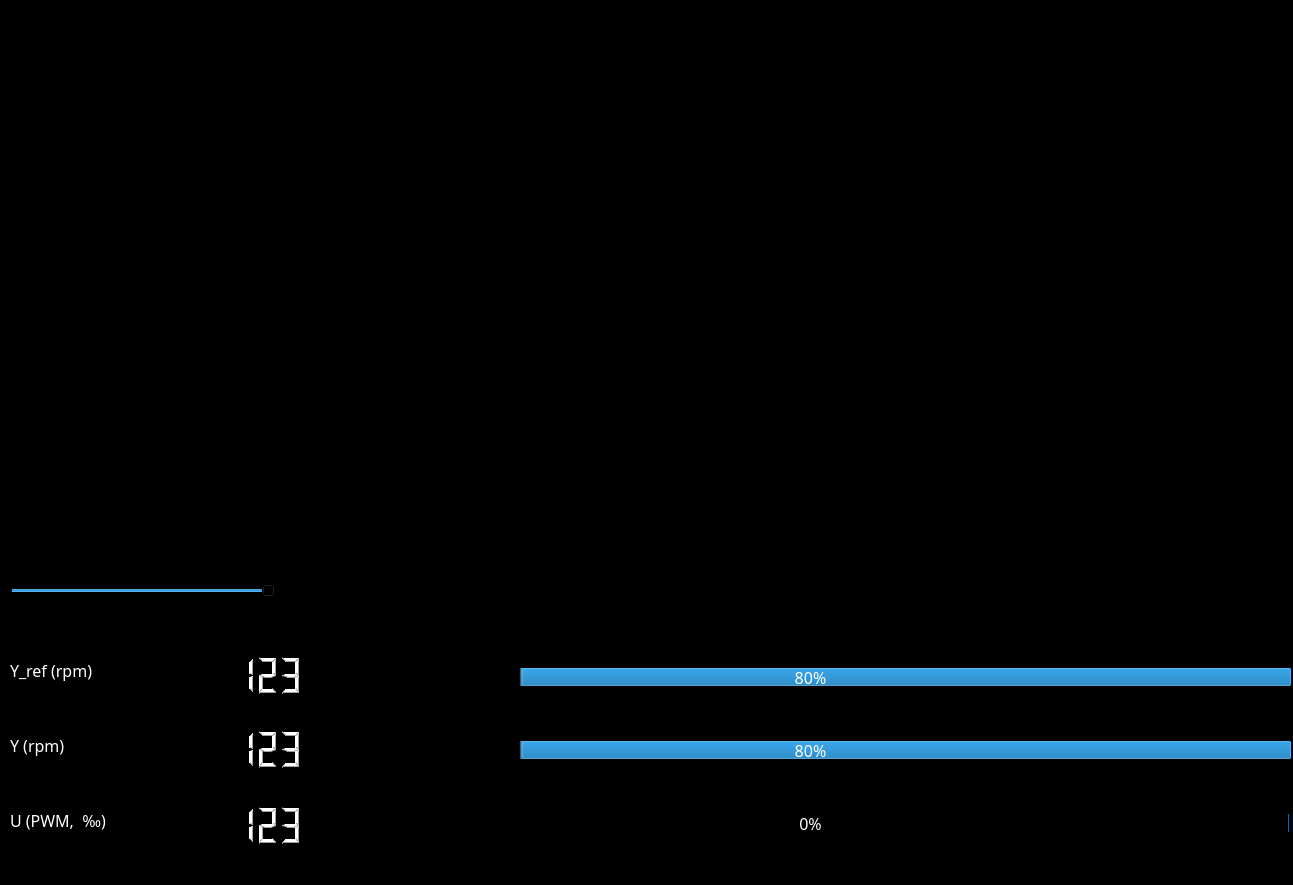
<?xml version="1.0" encoding="UTF-8"?>
<ui version="4.0">
 <class>MainWindow</class>
 <widget class="QMainWindow" name="MainWindow">
  <property name="geometry">
   <rect>
    <x>0</x>
    <y>0</y>
    <width>1293</width>
    <height>885</height>
   </rect>
  </property>
  <property name="windowTitle">
   <string>MainWindow</string>
  </property>
  <widget class="QWidget" name="centralwidget">
   <property name="styleSheet">
    <string notr="true">background-color: black;
color: white;
</string>
   </property>
   <widget class="QWidget" name="plot_widget" native="true">
    <property name="geometry">
     <rect>
      <x>0</x>
      <y>0</y>
      <width>1291</width>
      <height>571</height>
     </rect>
    </property>
   </widget>
   <widget class="QLabel" name="label_2">
    <property name="geometry">
     <rect>
      <x>10</x>
      <y>800</y>
      <width>120</width>
      <height>41</height>
     </rect>
    </property>
    <property name="minimumSize">
     <size>
      <width>120</width>
      <height>41</height>
     </size>
    </property>
    <property name="maximumSize">
     <size>
      <width>40</width>
      <height>120</height>
     </size>
    </property>
    <property name="font">
     <font>
      <family>Fira Code Medium</family>
      <pointsize>12</pointsize>
     </font>
    </property>
    <property name="lineWidth">
     <number>2</number>
    </property>
    <property name="text">
     <string>U (PWM,  ‰)</string>
    </property>
   </widget>
   <widget class="QLabel" name="label_3">
    <property name="geometry">
     <rect>
      <x>10</x>
      <y>650</y>
      <width>120</width>
      <height>41</height>
     </rect>
    </property>
    <property name="minimumSize">
     <size>
      <width>120</width>
      <height>41</height>
     </size>
    </property>
    <property name="maximumSize">
     <size>
      <width>40</width>
      <height>120</height>
     </size>
    </property>
    <property name="font">
     <font>
      <family>Fira Code Medium</family>
      <pointsize>12</pointsize>
     </font>
    </property>
    <property name="lineWidth">
     <number>2</number>
    </property>
    <property name="text">
     <string>Y_ref (rpm)</string>
    </property>
   </widget>
   <widget class="QLCDNumber" name="lcdNumber_3">
    <property name="geometry">
     <rect>
      <x>160</x>
      <y>800</y>
      <width>150</width>
      <height>50</height>
     </rect>
    </property>
    <property name="minimumSize">
     <size>
      <width>150</width>
      <height>50</height>
     </size>
    </property>
    <property name="maximumSize">
     <size>
      <width>16777215</width>
      <height>50</height>
     </size>
    </property>
    <property name="smallDecimalPoint">
     <bool>true</bool>
    </property>
    <property name="digitCount">
     <number>6</number>
    </property>
    <property name="value" stdset="0">
     <double>123.123000000000005</double>
    </property>
    <property name="intValue" stdset="0">
     <number>123</number>
    </property>
   </widget>
   <widget class="QLCDNumber" name="lcdNumber_1">
    <property name="geometry">
     <rect>
      <x>160</x>
      <y>650</y>
      <width>150</width>
      <height>50</height>
     </rect>
    </property>
    <property name="minimumSize">
     <size>
      <width>150</width>
      <height>50</height>
     </size>
    </property>
    <property name="maximumSize">
     <size>
      <width>16777215</width>
      <height>50</height>
     </size>
    </property>
    <property name="smallDecimalPoint">
     <bool>true</bool>
    </property>
    <property name="digitCount">
     <number>6</number>
    </property>
    <property name="value" stdset="0">
     <double>123.123000000000005</double>
    </property>
    <property name="intValue" stdset="0">
     <number>123</number>
    </property>
   </widget>
   <widget class="QSlider" name="horizontalSlider">
    <property name="geometry">
     <rect>
      <x>10</x>
      <y>580</y>
      <width>1271</width>
      <height>22</height>
     </rect>
    </property>
    <property name="minimumSize">
     <size>
      <width>100</width>
      <height>22</height>
     </size>
    </property>
    <property name="maximumSize">
     <size>
      <width>10000</width>
      <height>22</height>
     </size>
    </property>
    <property name="minimum">
     <number>50</number>
    </property>
    <property name="maximum">
     <number>300</number>
    </property>
    <property name="sliderPosition">
     <number>100</number>
    </property>
    <property name="orientation">
     <enum>Qt::Horizontal</enum>
    </property>
   </widget>
   <widget class="QWidget" name="">
    <property name="geometry">
     <rect>
      <x>330</x>
      <y>620</y>
      <width>961</width>
      <height>261</height>
     </rect>
    </property>
    <layout class="QVBoxLayout" name="verticalLayout_2">
     <item>
      <widget class="QProgressBar" name="progressBar">
       <property name="sizePolicy">
        <sizepolicy hsizetype="Fixed" vsizetype="Ignored">
         <horstretch>0</horstretch>
         <verstretch>0</verstretch>
        </sizepolicy>
       </property>
       <property name="minimumSize">
        <size>
         <width>0</width>
         <height>0</height>
        </size>
       </property>
       <property name="maximumSize">
        <size>
         <width>9999</width>
         <height>20</height>
        </size>
       </property>
       <property name="font">
        <font>
         <family>Fira Code</family>
         <pointsize>12</pointsize>
        </font>
       </property>
       <property name="minimum">
        <number>50</number>
       </property>
       <property name="maximum">
        <number>300</number>
       </property>
       <property name="value">
        <number>250</number>
       </property>
       <property name="alignment">
        <set>Qt::AlignBottom|Qt::AlignRight|Qt::AlignTrailing</set>
       </property>
       <property name="textVisible">
        <bool>true</bool>
       </property>
       <property name="orientation">
        <enum>Qt::Horizontal</enum>
       </property>
       <property name="invertedAppearance">
        <bool>true</bool>
       </property>
       <property name="textDirection">
        <enum>QProgressBar::TopToBottom</enum>
       </property>
       <property name="format">
        <string>%p%</string>
       </property>
      </widget>
     </item>
     <item>
      <widget class="QProgressBar" name="progressBar_2">
       <property name="sizePolicy">
        <sizepolicy hsizetype="Fixed" vsizetype="Ignored">
         <horstretch>0</horstretch>
         <verstretch>0</verstretch>
        </sizepolicy>
       </property>
       <property name="minimumSize">
        <size>
         <width>0</width>
         <height>0</height>
        </size>
       </property>
       <property name="maximumSize">
        <size>
         <width>9999</width>
         <height>20</height>
        </size>
       </property>
       <property name="font">
        <font>
         <family>Fira Code</family>
         <pointsize>12</pointsize>
        </font>
       </property>
       <property name="minimum">
        <number>50</number>
       </property>
       <property name="maximum">
        <number>300</number>
       </property>
       <property name="value">
        <number>250</number>
       </property>
       <property name="alignment">
        <set>Qt::AlignBottom|Qt::AlignRight|Qt::AlignTrailing</set>
       </property>
       <property name="textVisible">
        <bool>true</bool>
       </property>
       <property name="orientation">
        <enum>Qt::Horizontal</enum>
       </property>
       <property name="invertedAppearance">
        <bool>true</bool>
       </property>
       <property name="textDirection">
        <enum>QProgressBar::TopToBottom</enum>
       </property>
       <property name="format">
        <string>%p%</string>
       </property>
      </widget>
     </item>
     <item>
      <widget class="QProgressBar" name="progressBar_3">
       <property name="sizePolicy">
        <sizepolicy hsizetype="Fixed" vsizetype="Ignored">
         <horstretch>0</horstretch>
         <verstretch>0</verstretch>
        </sizepolicy>
       </property>
       <property name="minimumSize">
        <size>
         <width>0</width>
         <height>0</height>
        </size>
       </property>
       <property name="maximumSize">
        <size>
         <width>9999</width>
         <height>20</height>
        </size>
       </property>
       <property name="font">
        <font>
         <family>Fira Code</family>
         <pointsize>12</pointsize>
        </font>
       </property>
       <property name="minimum">
        <number>500</number>
       </property>
       <property name="maximum">
        <number>1000</number>
       </property>
       <property name="value">
        <number>500</number>
       </property>
       <property name="alignment">
        <set>Qt::AlignBottom|Qt::AlignRight|Qt::AlignTrailing</set>
       </property>
       <property name="textVisible">
        <bool>true</bool>
       </property>
       <property name="orientation">
        <enum>Qt::Horizontal</enum>
       </property>
       <property name="invertedAppearance">
        <bool>true</bool>
       </property>
       <property name="textDirection">
        <enum>QProgressBar::TopToBottom</enum>
       </property>
       <property name="format">
        <string>%p%</string>
       </property>
      </widget>
     </item>
    </layout>
   </widget>
   <widget class="QLabel" name="label">
    <property name="geometry">
     <rect>
      <x>10</x>
      <y>725</y>
      <width>120</width>
      <height>41</height>
     </rect>
    </property>
    <property name="minimumSize">
     <size>
      <width>120</width>
      <height>41</height>
     </size>
    </property>
    <property name="maximumSize">
     <size>
      <width>40</width>
      <height>120</height>
     </size>
    </property>
    <property name="font">
     <font>
      <family>Fira Code Medium</family>
      <pointsize>12</pointsize>
     </font>
    </property>
    <property name="lineWidth">
     <number>2</number>
    </property>
    <property name="text">
     <string>Y (rpm)</string>
    </property>
   </widget>
   <widget class="QLCDNumber" name="lcdNumber_2">
    <property name="geometry">
     <rect>
      <x>160</x>
      <y>724</y>
      <width>150</width>
      <height>50</height>
     </rect>
    </property>
    <property name="minimumSize">
     <size>
      <width>150</width>
      <height>50</height>
     </size>
    </property>
    <property name="maximumSize">
     <size>
      <width>16777215</width>
      <height>50</height>
     </size>
    </property>
    <property name="smallDecimalPoint">
     <bool>true</bool>
    </property>
    <property name="digitCount">
     <number>6</number>
    </property>
    <property name="value" stdset="0">
     <double>123.123000000000005</double>
    </property>
    <property name="intValue" stdset="0">
     <number>123</number>
    </property>
   </widget>
  </widget>
 </widget>
 <resources/>
 <connections/>
</ui>
